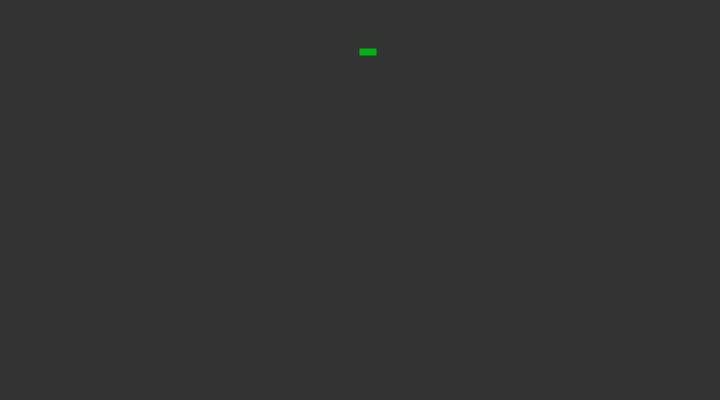
Frame 1 (no input)
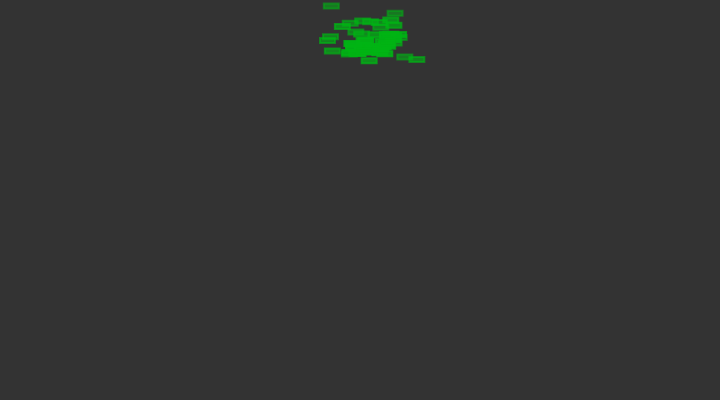
Frame 60 (no input)
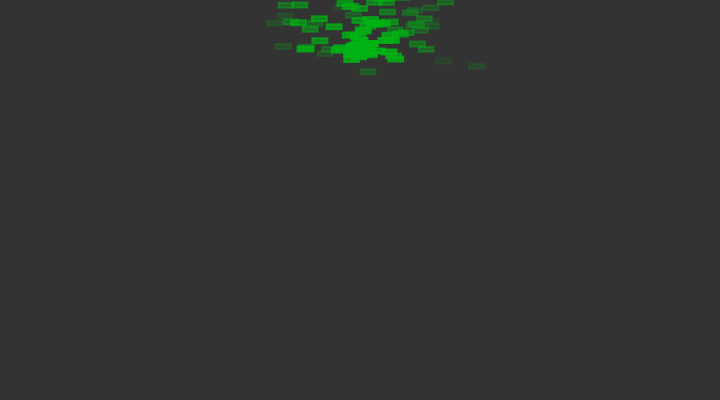
Frame 120 (the mouse pressed at the canvas centre since frame 60)

The p5.js sketch that drew these frames (run headless with seeded random() and noise() and a simulated clock; from frame 60 on, the mouse is pressed at the canvas centre):

// p5.js sketch
// ── sketch.js
let system;

function setup() {
  createCanvas(720, 400);
  system = new ParticleSystem(createVector(width / 2, 50));
}

function draw() {
  background(51);

  let turbulence = createVector(random(-0.1, 0.1), random(-0.1, 0.1));
  
  system.applyForce(turbulence);
  system.addParticle();
  system.run();
}

// ── Particle.js
class Particle {
  constructor(position) {
    this.acceleration = createVector(0, 0.05);
    this.velocity = createVector(random(-1, 1), random(-1, 0));
    this.position = position.copy();
    this.lifespan = 255;
    this.c = color(0, 180, 20);
  }


  run() {
    this.update();
    this.display();
  }

  // Method to update position
  update(){
    this.velocity.add(this.acceleration);
    this.position.add(this.velocity);
    this.lifespan -= 2;
    this.acceleration.mult(0);
  }

  // Method to display
  display() {
    stroke(this.c.levels[0], this.c.levels[1], this.c.levels[2], this.lifespan);
    strokeWeight(2);
    fill(this.c.levels[0], this.c.levels[1], this.c.levels[2], this.lifespan);
    rect(this.position.x, this.position.y, 15, 5);
  }

  // Is the particle still useful?
  isDead() {
    return this.lifespan < 0;
  }
}
// ── Particle_System.js
class ParticleSystem {
    constructor(position) {
        this.origin = position.copy();
        this.particles = [];
    }

    addParticle() {
        this.particles.push(new Particle(this.origin));
    }

    run() {
        for (let i = this.particles.length - 1; i >= 0; i--) {
            let p = this.particles[i];
            p.run();
            if (p.isDead()) {
                this.particles.splice(i, 1);
            }
        }
    }
    applyForce(force) {
        for (let p of this.particles) {
            p.acceleration.add(force);
        }
    }
}
